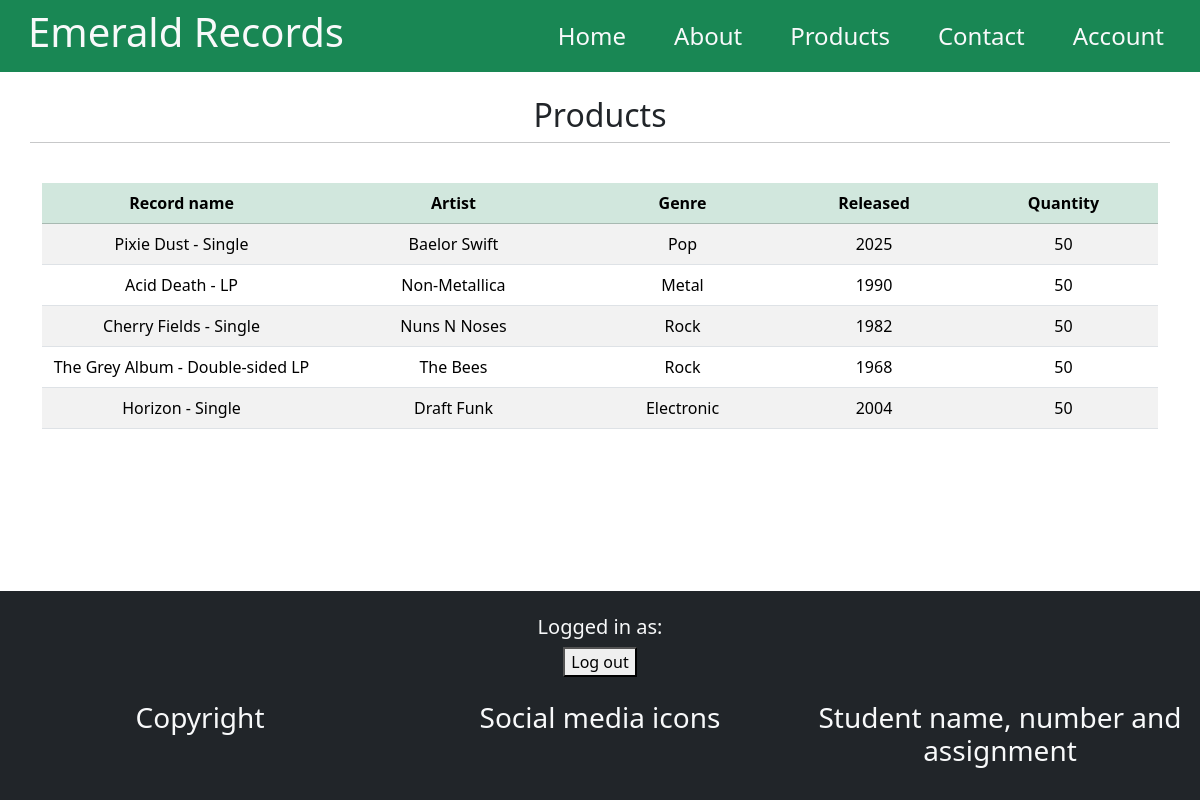
/products.php, run on the app's committed database.
### tables this page shows
CREATE TABLE products (
    product_id INT UNSIGNED AUTO_INCREMENT UNIQUE PRIMARY KEY,
    product_name VARCHAR(50) UNIQUE NOT NULL,
    artist_name VARCHAR(50) NOT NULL,
    music_genre VARCHAR(20) NOT NULL,
    year_released YEAR NOT NULL,
    quantity int
);

### src/sanitize.php (called while the page is built)
<?php
function sanitize($data) {
    $data = trim($data);
    $data = stripslashes($data);
    $data = htmlspecialchars($data, ENT_QUOTES | ENT_SUBSTITUTE, "UTF-8");
    return $data;
}
?>

### public/products.php (the view, shortened to what this page needs)
<?php
require_once("../templates/header-guest.php");
require_once("../src/sanitize.php")
?>
<?php
try {
    require_once '../src/DBconnect.php';
    $sql = "SELECT * FROM products";
    $statement = $connection->prepare($sql);
    $statement->execute();
    $result = $statement->fetchAll();
} catch(PDOException $error) {
    echo $sql . "<br>" . $error->getMessage();
}
?>
</head>
<body>
<?php
require_once("../templates/navbar.php");
?>
    <div class="container mt-4 text-center">
        <div class="row">
            <h2>Products</h2>
            <hr>
        </div>
        <table class="table table-striped mt-4">
            <thead class="table-success">
                <tr>
                    <th class="col-3">Record name</th>
                    <th class="col">Artist</th>
                    <th class="col">Genre</th>
                    <th class="col">Released</th>
                    <th class="col">Quantity</th>
                </tr>
            </thead>
            <tbody>
                <?php
                foreach ($result as $row) {
                ?>
                <tr>
                    <td><?php echo sanitize($row["product_name"]); ?></td>
                    <td><?php echo sanitize($row["artist_name"]); ?></td>
                    <td><?php echo sanitize($row["music_genre"]); ?></td>
                    <td><?php echo sanitize($row["year_released"]); ?></td>
                    <td><?php echo sanitize($row["quantity"]); ?></td>
                </tr>
                <?php } ?>
            </tbody>
        </table>
    </div>
<?php
    require_once("../templates/footer.php");
?>

### templates/header-guest.php (shortened to what this page needs)
<!DOCTYPE html>
<html lang="en">
<head>
    <link rel="stylesheet" href="../assets/css/style.css">
    <link rel="stylesheet" href="../assets/css/bootstrap.css">

### templates/navbar.php
<nav class="navbar navbar-expand bg-success">
    <div class="container-fluid">
    <h1 class="text-light ms-3">Emerald Records</h1>
        <div class="navbar-nav h4">
            <a class="nav-link text-light active mx-3" href="index.php">Home</a>
            <a class="nav-link text-light mx-3" href="about.php">About</a>
            <a class="nav-link text-light mx-3" href="products.php">Products</a>
            <a class="nav-link text-light mx-3" href="contact.php">Contact</a>
            <a class="nav-link text-light mx-3" href="account.php">Account</a>
        </div>
    </div>
</nav>

### templates/footer.php
<footer class="container-fluid fixed-bottom text-center bg-dark text-light">
    <div class="row">
        <h5 class="mt-4">Logged in as: <?php echo($_SESSION['username'])?></h5>
    </div>
    <div class="row">
        <form action="logout.php" method="post" name="Logout_Form" class="form-signin">
            <button name="Submit" value="Logout" class="button" type="submit">Log out</button>
        </form>
    </div>
    <div class="row my-4">
        <div class="col">
            <h3>Copyright</h3>
        </div>
        <div class="col">
            <h3>Social media icons</h3>
        </div>
        <div class="col">
            <h3>Student name, number and assignment</h3>
        </div>
    </div>
</footer>
</body>
</html>

### data on the page
products: product_name "Pixie Dust - Single", artist_name "Baelor Swift", music_genre "Pop", year_released "2025", quantity "50"
products: product_name "Acid Death - LP", artist_name "Non-Metallica", music_genre "Metal", year_released "1990", quantity "50"
products: product_name "Cherry Fields - Single", artist_name "Nuns N Noses", music_genre "Rock", year_released "1982", quantity "50"
products: product_name "The Grey Album - Double-sided LP", artist_name "The Bees", music_genre "Rock", year_released "1968", quantity "50"
products: product_name "Horizon - Single", artist_name "Draft Funk", music_genre "Electronic", year_released "2004", quantity "50"
